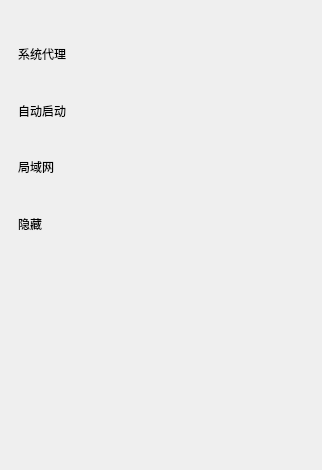
<?xml version="1.0" encoding="UTF-8"?>
<ui version="4.0">
 <class>ClashUx</class>
 <widget class="QMainWindow" name="ClashUx">
  <property name="geometry">
   <rect>
    <x>0</x>
    <y>0</y>
    <width>322</width>
    <height>470</height>
   </rect>
  </property>
  <property name="windowTitle">
   <string>ClashUx</string>
  </property>
  <widget class="QWidget" name="centralwidget">
   <property name="sizePolicy">
    <sizepolicy hsizetype="Maximum" vsizetype="Preferred">
     <horstretch>0</horstretch>
     <verstretch>0</verstretch>
    </sizepolicy>
   </property>
   <layout class="QVBoxLayout" name="verticalLayout_2">
    <item>
     <layout class="QVBoxLayout" name="top">
      <property name="leftMargin">
       <number>0</number>
      </property>
     </layout>
    </item>
    <item>
     <spacer name="verticalSpacer">
      <property name="orientation">
       <enum>Qt::Vertical</enum>
      </property>
      <property name="sizeType">
       <enum>QSizePolicy::Fixed</enum>
      </property>
      <property name="sizeHint" stdset="0">
       <size>
        <width>20</width>
        <height>10</height>
       </size>
      </property>
     </spacer>
    </item>
    <item>
     <widget class="QStackedWidget" name="stackedWidget">
      <property name="currentIndex">
       <number>2</number>
      </property>
      <widget class="QWidget" name="config_page">
       <widget class="QListWidget" name="listWidget">
        <property name="geometry">
         <rect>
          <x>0</x>
          <y>0</y>
          <width>301</width>
          <height>261</height>
         </rect>
        </property>
       </widget>
       <widget class="QWidget" name="verticalLayoutWidget_3">
        <property name="geometry">
         <rect>
          <x>0</x>
          <y>270</y>
          <width>300</width>
          <height>41</height>
         </rect>
        </property>
        <layout class="QVBoxLayout" name="verticalLayout_3"/>
       </widget>
      </widget>
      <widget class="QWidget" name="log_page">
       <widget class="QScrollArea" name="scrollArea">
        <property name="geometry">
         <rect>
          <x>0</x>
          <y>0</y>
          <width>311</width>
          <height>351</height>
         </rect>
        </property>
        <property name="widgetResizable">
         <bool>true</bool>
        </property>
        <widget class="QWidget" name="scrollAreaWidgetContents">
         <property name="geometry">
          <rect>
           <x>0</x>
           <y>0</y>
           <width>309</width>
           <height>349</height>
          </rect>
         </property>
         <layout class="QVBoxLayout" name="verticalLayout_4">
          <item>
           <widget class="QTextEdit" name="textEdit">
            <property name="lineWrapMode">
             <enum>QTextEdit::NoWrap</enum>
            </property>
            <property name="lineWrapColumnOrWidth">
             <number>0</number>
            </property>
           </widget>
          </item>
         </layout>
        </widget>
       </widget>
      </widget>
      <widget class="QWidget" name="setting">
       <widget class="QWidget" name="gridLayoutWidget">
        <property name="geometry">
         <rect>
          <x>9</x>
          <y>9</y>
          <width>121</width>
          <height>221</height>
         </rect>
        </property>
        <layout class="QGridLayout" name="gridLayout">
         <item row="1" column="0">
          <widget class="QLabel" name="label_2">
           <property name="text">
            <string>自动启动</string>
           </property>
          </widget>
         </item>
         <item row="0" column="0">
          <widget class="QLabel" name="label">
           <property name="text">
            <string>系统代理</string>
           </property>
          </widget>
         </item>
         <item row="2" column="0">
          <widget class="QLabel" name="label_3">
           <property name="text">
            <string>局域网</string>
           </property>
          </widget>
         </item>
         <item row="3" column="0">
          <widget class="QLabel" name="label_4">
           <property name="text">
            <string>隐藏</string>
           </property>
          </widget>
         </item>
        </layout>
       </widget>
       <widget class="QWidget" name="verticalLayoutWidget">
        <property name="geometry">
         <rect>
          <x>160</x>
          <y>10</y>
          <width>151</width>
          <height>221</height>
         </rect>
        </property>
        <layout class="QVBoxLayout" name="setting_vl">
         <item>
          <layout class="QVBoxLayout" name="verticalLayout"/>
         </item>
        </layout>
       </widget>
       <widget class="QWidget" name="horizontalLayoutWidget">
        <property name="geometry">
         <rect>
          <x>0</x>
          <y>240</y>
          <width>311</width>
          <height>61</height>
         </rect>
        </property>
        <layout class="QHBoxLayout" name="configlayout"/>
       </widget>
      </widget>
     </widget>
    </item>
   </layout>
  </widget>
 </widget>
 <resources>
  <include location="../resource/app.qrc"/>
 </resources>
 <connections/>
</ui>
